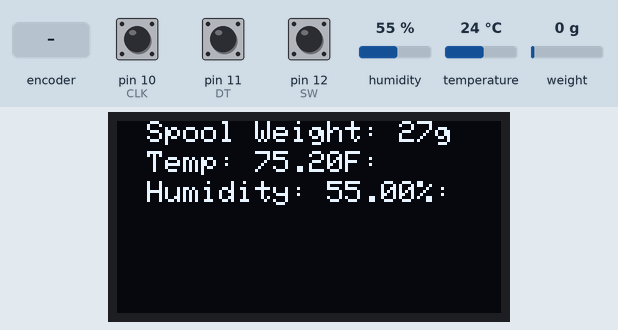
This sketch was run on a simulated SparkFun Pro Micro, built with avr-gcc and run on an emulated ATmega32U4. Shown: 128×64 one-colour display. The inputs (shaded band) are chosen by the test bench; at power-on: weight on the scale 0 g, pin 12 (SW) HIGH, pin 10 (CLK) HIGH, pin 11 (DT) HIGH, humidity 55 %, temperature 24 °C. The display library's start-up logo is not drawn; what the sketch prints to the serial monitor is not drawn.

Above: at 3.7 s.
3.8 s: weight on the scale set to 100 g
At 6.6 s:
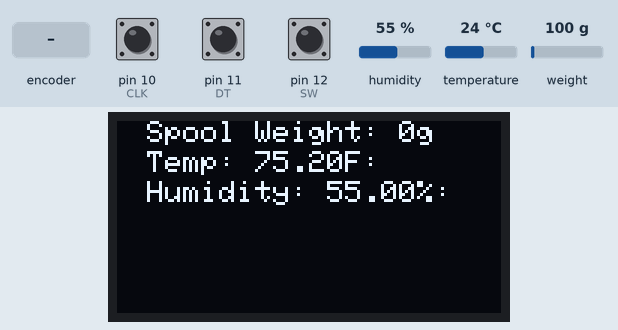
7.8 s: pin 12 (SW) pulled LOW for 0.15 s
At 8.9 s:
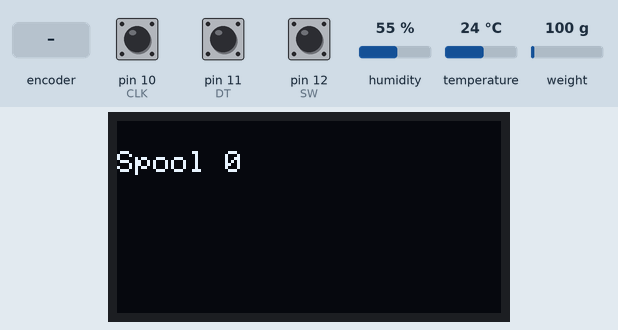
9.4 s: rotary encoder on pin 10 (CLK) / pin 11 (DT) turned 3 steps (first pin leading)
At 9.52 s:
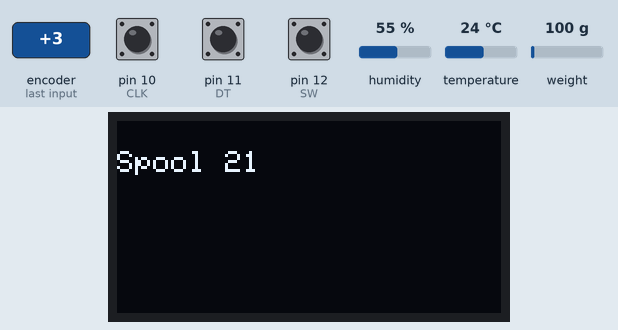
11.5 s: pin 12 (SW) pulled LOW for 1 s
At 12.8 s:
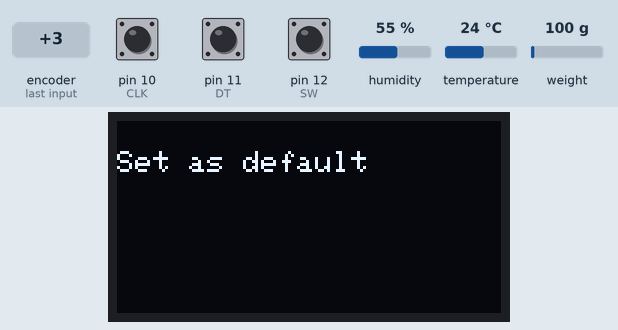
14.0 s: rotary encoder on pin 10 (CLK) / pin 11 (DT) turned 3 steps (first pin leading)
At 14.42 s:
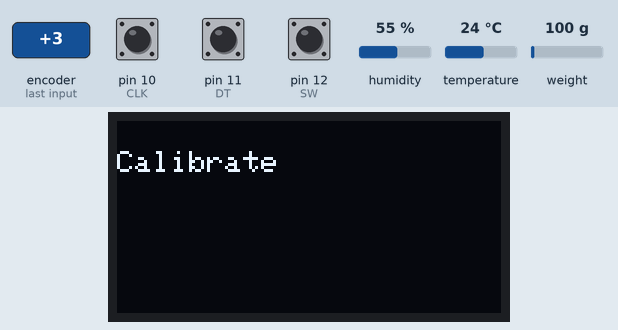
16.1 s: rotary encoder on pin 10 (CLK) / pin 11 (DT) turned 2 steps (second pin leading)
At 16.7 s:
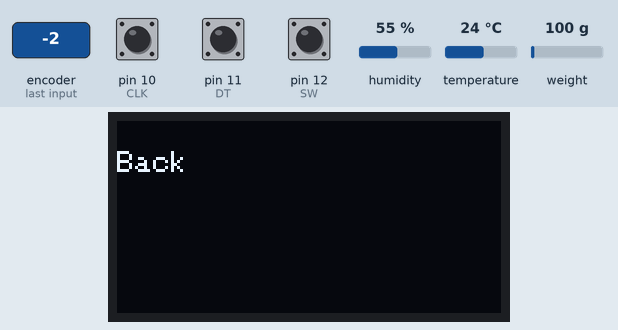
Timing chart, 0 to 19.0 s (numbered marks = the images above; inputs shaded):
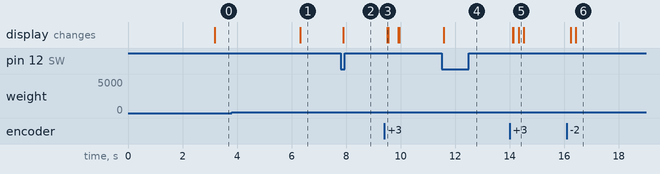

The sketch:

FilaGuard.ino
```cpp
//ELEG398 Engineering Entrepreneurship and Design Challenges (University of Delaware)
//Students: Christopher Yonek, Justin Clavette, Steve Shreve, Omar Romero, and Karl Antonio
//Assignment: This is the driver code for the FilaGuard 3D printer spool holder
//Devices Used: Arduino Pro Micro, HX711, Rotary Encoder(WYTP68), DHT22, and 0.96" SSD1306 128X64 OLED LCD Display
//Date: April 2022

#include <Arduino.h>
#include <Adafruit_Sensor.h>
#include <DHT.h>
#include <elapsedMillis.h>
#include <EEPROM.h>
#include "HX711.h"

const int LOADCELL_DOUT_PIN = 2; // HX711 circuit wiring
const int LOADCELL_SCK_PIN = 3;

HX711 scale;


#include <SPI.h>
#include <Wire.h>
#include <Adafruit_GFX.h>
#include <Adafruit_SSD1306.h>

#define SCREEN_WIDTH 128 // OLED display width, in pixels
#define SCREEN_HEIGHT 64 // OLED display height, in pixels
#define CLK 10
#define DT 11
#define SW 12
#define DHTTYPE DHT22
#define DHTPIN 7

elapsedMillis debouce; //When click is 1 should counter reset back to 0.
elapsedMillis reading;

uint8_t currentCLK;
uint8_t lastCLK;
int8_t counter = 0;
uint8_t buttonState;
uint8_t lastButtonState = 0;
uint8_t debouceDelay = 50;
uint8_t click = 0;
uint8_t menuLocation = 0;
uint8_t menuLength = 10;
uint8_t selectedSpool = 0;
uint8_t currentSpool = 0;
float temp = 0;
float humidity = 0;
DHT dht (DHTPIN, DHTTYPE);
uint8_t maxSpools = 20;
uint16_t readingDelay = 3000;

struct spool{
  char name[16];
  uint16_t weight;
};

spool storedSpools[20];
#define OLED_RESET     4    //Reset pin # (or -1 if sharing Arduino reset pin)--CHANGE 4 to -1 --
#define SCREEN_ADDRESS 0x3c //See datasheet for Address; 0x3D for 128x64, 0x3C for 128x32--CHANGE 0x3D to 0X3c--
Adafruit_SSD1306 display(SCREEN_WIDTH, SCREEN_HEIGHT, &Wire, OLED_RESET);
#define NUMFLAKES     10 //Number of snowflakes in the animation example

#define LOGO_HEIGHT   16
#define LOGO_WIDTH    16
static const unsigned char PROGMEM logo_bmp[] =
{ 0b00000000, 0b11000000,
  0b00000001, 0b11000000,
  0b00000001, 0b11000000,
  0b00000011, 0b11100000,
  0b11110011, 0b11100000,
  0b11111110, 0b11111000,
  0b01111110, 0b11111111,
  0b00110011, 0b10011111,
  0b00011111, 0b11111100,
  0b00001101, 0b01110000,
  0b00011011, 0b10100000,
  0b00111111, 0b11100000,
  0b00111111, 0b11110000,
  0b01111100, 0b11110000,
  0b01110000, 0b01110000,
  0b00000000, 0b00110000 };

void setup() {
scale.begin(LOADCELL_DOUT_PIN, LOADCELL_SCK_PIN);

  if(!display.begin(SSD1306_SWITCHCAPVCC, SCREEN_ADDRESS)) {
    Serial.println(F("SSD1306 allocation failed"));
    for(;;); //Don't proceed, loop forever
  }

    pinMode(CLK, INPUT_PULLUP);
    pinMode(DT, INPUT_PULLUP);
    pinMode(SW, INPUT_PULLUP);
    lastCLK = digitalRead(CLK);
    reading = 0;
    dht.begin();
    display.display();
    delay(2000); //Pause for 2 seconds

  display.clearDisplay(); //Clear the buffer
}

void loop() {
  if(menuLocation == 0){
    menuLength = 10;

    if(reading >= readingDelay){
      Serial.println("Readings:");
      temp = dht.readTemperature(true);
      humidity = dht.readHumidity();
      display.setTextSize(1);    //Normal 1:1 pixel scale
      display.setTextColor(SSD1306_WHITE);   //Draw white text
      display.setCursor(10,0);   //(0, 0) = Start at top-left corner (0,10) = center

      if (scale.is_ready()) {
        long reading = (scale.read()-122600)/(-1080);

        display.clearDisplay();
        Serial.print("HX711 reading before if statements: ");
        Serial.println(reading);
        //MAKING THE DISPLAY ONLY SHOW A MAX OF 1000g-------------------------------
        //This code is still incomplete (need to hard code extra weight of the stand and the spool thats not the PLA cylinder)
        int spoolStand = 86;
        int spoolCyl = 0;
        reading = reading - (spoolStand + spoolCyl);
        if (reading > 1000){  //To catch if the reading is reading over 1000g
          int extra = reading - 1000;
          reading = reading - extra;
          }
        if(reading <= 0){    //To catch if there's a negative value as the reading
            reading = 0;
          }
        //--------------------------------------------------------------------------

        display.print(F("Spool Weight: "));
        display.print(reading);
        display.println(F("g"));

        display.setCursor(10,10);
        display.print(F("Temp: "));
        display.print(temp);
        display.println(F("F: "));

        display.setCursor(10,20);
        display.print(F("Humidity: "));
        display.print(humidity);
        display.print(F("%: "));

      } else {
        Serial.println("HX711 not found.");
      }
    reading = 0;
    }

    if(click == 1) {
      menuLocation = 1;
      counter = 0;
      click = 0;
    }

  } else if (menuLocation == 1) {
    menuLength = maxSpools + 1;

    if(counter != (menuLength - 1)) {
      display.clearDisplay();
      display.setCursor(0, 10);
      display.print("Spool ");
      display.print(counter);

    } else {

      display.clearDisplay();
      display.setCursor(0, 10);
      display.print("Back");

    }

    if((counter == (menuLength - 1)) && (click == 1)){
      menuLocation = 0;
      counter = 0;
      click = 0;
    } else if(click == 1) {
      currentSpool = counter;
      menuLocation = 2;
      counter = 0;
      click = 0;
    }

  } else if (menuLocation == 2) {
     menuLength = 3;

    if(counter == 0) {

      display.clearDisplay();
      display.setCursor(0, 10);
      display.print("Set as default");

    } else if (counter == 1) {

      display.clearDisplay();

      display.setCursor(0, 10);
      display.print("Calibrate");

    } else {

      display.clearDisplay();

      display.setCursor(0, 10);
      display.print("Back");

    }

    if((counter == (menuLength - 1)) && (click == 1)) {
      menuLocation = 1;
      counter = 0;
      click = 0;
    } else if ((counter == 1) && (click == 1)) {
      menuLocation = 3;
      counter = 0;
      click = 0;
    } else if ((counter == 0) && (click == 1)) {
      selectedSpool = currentSpool;
      click = 0;
    }

  } else if (menuLocation == 3) {
    menuLength = 3;

    if(counter == 0) {
      display.clearDisplay();
      display.setCursor(0, 10);
      display.print("Full spool cali");

    } else if (counter == 1) {
      display.clearDisplay();
      display.setCursor(0, 10);
      display.print("Empty Spool cali");

    } else {
      display.clearDisplay();
      display.setCursor(0, 10);
      display.print("Back");
    }


    if((counter == (menuLength - 1)) && (click == 1)) {
      menuLocation = 1;
      counter = 0;
      click = 0;
    } else if ((counter == 0) && (click == 1)) {
      delay(100);
      long reading = (scale.read()-122600)/(-1080);
      delay(100);
      storedSpools[currentSpool].weight = reading - 1000;

    } else if ((counter == 1) && (click == 1)) {
      delay(100);
      long reading = (scale.read()-122600)/(-1080);
      delay(100);
      storedSpools[currentSpool].weight = reading;
    }
  }

  currentCLK = digitalRead(CLK);

  if((currentCLK != lastCLK) && currentCLK == 1) {
    if(digitalRead(DT) == currentCLK) {
      counter++;
    } else {
      counter--;
    }
  }

  if(counter >= menuLength) {
      counter = 0;
  } else if (counter < 0) {
      counter = menuLength;
  }

  buttonState = !digitalRead(SW);

  if(buttonState != lastButtonState) {

      debouce = 0;
  }

  if(buttonState != lastButtonState) {
    if(buttonState == 1){
      click = 1;

    }
  }

  lastButtonState = buttonState;
  lastCLK = currentCLK;
  display.display();
}
```

Measured:
- after the input at 3.8 s, the display: changes after 2.5 s (image 1)
- after the input at 7.8 s, the display: changes after 0.09 s (image 2)
- after the input at 9.4 s, the display: changes after 0.11 s (image 3)
- after the input at 11.5 s, the display: changes after 0.09 s (image 4)
- after the input at 14.0 s, the display: first changes after 0.11 s (image 5 shows a later state)
- after the input at 16.1 s, the display: first changes after 0.14 s (image 6 shows a later state)
